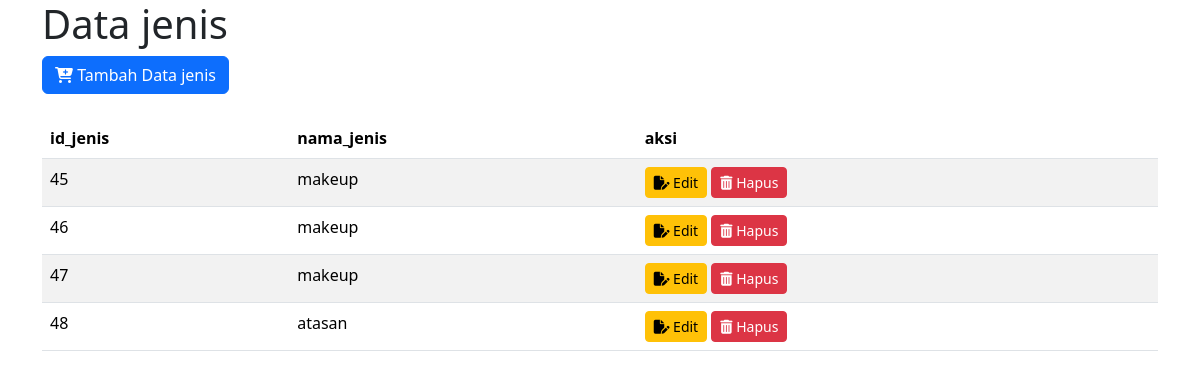
The app's page /view/jenis/index.php with its own data.
### tables this page shows
CREATE TABLE `jenis` (
  `id_jenis` int NOT NULL,
  `nama_jenis` varchar(6) DEFAULT NULL
);

### view/jenis/index.php (the view, shortened to what this page needs)
<!DOCTYPE html>
<html lang="en">
<head>
    <link rel="stylesheet" href="https://cdn.jsdelivr.net/npm/bootstrap@5.3.5/dist/css/bootstrap.min.css">
    <link rel="stylesheet" href="https://cdnjs.cloudflare.com/ajax/libs/font-awesome/6.2.0/css/all.min.css">
</head>
<body>
    <div class="container">
        <h1>Data jenis</h1>
        <a href="view_tambah.php" class="btn btn-primary"> <i class="fa-solid fa-cart-plus"></i> Tambah Data jenis</a>
        <br></br>
        <table class="table table-striped table-bprdered">
            <thead>
                <tr>
                    <th>id_jenis</th>
                    <th>nama_jenis</th>
                    <th>aksi</th>
                </tr>
            </thead>
            <tbody>
                <?php
                include '../../config/koneksi.php';
                $query = mysqli_query($conn,"SELECT * FROM jenis");
                if(mysqli_num_rows($query) > 0){
                    while($result=mysqli_fetch_assoc($query)){
                        ?>
                        <tr>
                            <td><?php echo $result['id_jenis'] ?></td>
                            <td><?php echo $result['nama_jenis'] ?></td>
                            <td>
                              <a class="btn btn-warning btn-sm" href="view_edit.php?id=<?php echo $result['id_jenis']?>">
                              <i class="fa-solid fa-file-pen"></i> Edit</a>
                                <a href="proses_hapus.php?id=<?php echo $result['id_jenis'];?>"
                                onclick="return confirm('yakin?')"
                                    class="btn btn-danger btn-sm"><i class="fa-solid fa-trash-can"></i> Hapus</a>
                            </td>
                    </tr>
                    <?php
                    }
                }else{
                    echo"Belum ada data";
                }
                ?>
            </tbody>
            </table>
        </div>
</body>
</html>

### records on screen
jenis: id_jenis "45", nama_jenis "makeup"
jenis: id_jenis "46", nama_jenis "makeup"
jenis: id_jenis "47", nama_jenis "makeup"
jenis: id_jenis "48", nama_jenis "atasan"
